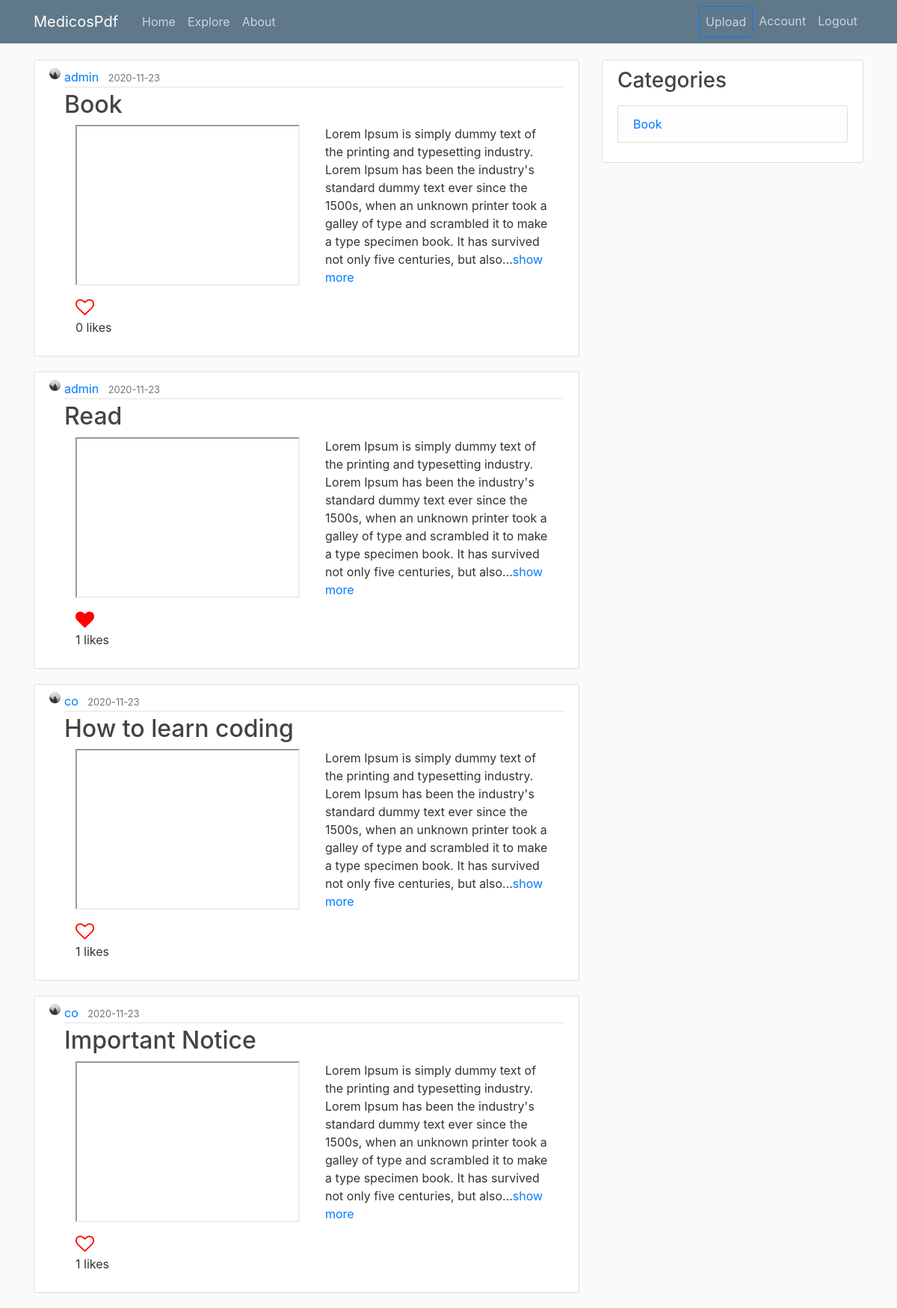
The app's page /category/Book (signed in) with its own data.
### medicospdf/models.py (models this page shows, shortened)
class Slide(db.Model):
    __searchable__  = ['title', 'description']
    id = db.Column(db.Integer, primary_key = True)
    title = db.Column(db.String(200), nullable = False)
    description = db.Column(db.Text, nullable = False)
    file = db.Column(db.String(1000), nullable = False)
    date_posted = db.Column(db.DateTime, nullable=False, default=datetime.utcnow)
    user_id = db.Column(db.Integer, db.ForeignKey('user.id'), nullable = False)
    likes = db.relationship('SlideLike', backref = 'slide', lazy = True)
    comments = db.relationship('Comment', backref = 'slide', lazy = True)
    category_id = db.Column(db.Integer, db.ForeignKey('category.id'), nullable = True)

class User(db.Model, UserMixin):
    id = db.Column(db.Integer, primary_key=True)
    username = db.Column(db.String(20), unique=True, nullable=False)
    email = db.Column(db.String(120), unique=True, nullable=False)
    image_file = db.Column(db.String(20), nullable=False, default='default.jpg')
    password = db.Column(db.String(60), nullable=False)
    is_admin = db.Column(db.Boolean, default = False)
    posts = db.relationship('Post', backref='author', lazy=True)
    slides = db.relationship('Slide', backref = 'author', lazy = True)
    liked = db.relationship('SlideLike', foreign_keys = 'SlideLike.user_id',
        backref = 'author', lazy = True)
    comments = db.relationship('Comment', backref = 'author', lazy = True)
    categories = db.relationship('Category', backref = 'author', lazy = True)
    followed = db.relationship('User', secondary = followers,
                                primaryjoin = (followers.c.follower_id == id),
                                secondaryjoin = (followers.c.followed_id == id),
                                backref = db.backref('followers', lazy = 'dynamic'),
                                lazy = 'dynamic')
    def has_liked_slide(self, slide):
        return SlideLike.query.filter(
            SlideLike.user_id == self.id,
            SlideLike.slide_id == slide.id).count()>0

class Category(db.Model):
    id = db.Column(db.Integer, primary_key = True, autoincrement = True)
    name = db.Column(db.String(200), nullable = False)
    user_id = db.Column(db.Integer, db.ForeignKey('user.id'), nullable = False)
    slides = db.relationship('Slide', backref = 'cats', lazy = True)

### medicospdf/routes.py (the view)
@app.route('/category/<name>')
def category(name):
    cats = Category.query.all()
    cat = Category.query.filter_by(name = name).first_or_404()
    return render_template('category.html', name = name, posts = cat.slides, categories = cats)

### medicospdf/models.py (called while the page is built)
@login_manager.user_loader
def load_user(user_id):
    return User.query.get(int(user_id))

### medicospdf/templates/category.html
{% extends 'layout.html' %}
{% block content %}
    {% for slide in posts %}
        <article class="media content-section">
          <img class="rounded-circle article-img" src="{{ url_for('static', filename = 'profile_pics/' + slide.author.image_file) }}">
          <div class="media-body">
            <div class="article-metadata">
              <a class="mr-2" href="{{ url_for('account', username = slide.author.username) }}">{{ slide.author.username }}</a>
              <small class="text-muted">{{ slide.date_posted.strftime('%Y-%m-%d') }}</small>
            </div>
            <h2><a class="article-title" href="{{url_for('slide', slide_id = slide.id)}}">{{ slide.title }}</a></h2>
            <div class="container">
              <div class="row">
                <div class="col">
                  <iframe name="plugin" src="{{ url_for('static', filename = 'slide_files/'+ slide.file) }}" type="application/pdf" width="300" height="215"></iframe>
                </div>
                <div class="col">
                  <p class="article-content">{{ slide.description | truncate(300)}}<a href="{{ url_for('slide', slide_id = slide.id) }}">show more</a></p>
                </div>
              </div>
              {% if current_user.has_liked_slide(slide) %}
                <a href="{{ url_for('like_action', slide_id = slide.id, action = 'unlike') }}"><i class="fa fa-heart"></i></a>
              {% else %}
                <a href="{{ url_for('like_action', slide_id = slide.id, action = 'like') }}"><i class="fa fa-heart-o"></i></a>
              {% endif %}
              <p>{{ slide.likes|count }} likes</p>
            </div>
          </div>
        </article>
    {% endfor %}{% endblock %}

### medicospdf/templates/layout.html (shortened to what this page needs)
<!DOCTYPE html>
<html>
<head>
    <link rel="stylesheet" href="https://maxcdn.bootstrapcdn.com/bootstrap/4.0.0/css/bootstrap.min.css">
    <link rel="stylesheet" type="text/css" href="{{ url_for('static', filename='main.css') }}">
    <link rel="stylesheet" href="https://cdnjs.cloudflare.com/ajax/libs/font-awesome/4.7.0/css/font-awesome.min.css">
</head>
<body>
    <header class="site-header">
      <nav class="navbar navbar-expand-md navbar-dark bg-steel fixed-top">
        <div class="container">
          <a class="navbar-brand mr-4" href="/">MedicosPdf</a>
          <div class="collapse navbar-collapse" id="navbarToggle">
            <div class="navbar-nav mr-auto">
              <a class="nav-item nav-link" href="{{ url_for('home') }}">Home</a>
              <a class = 'nav-item nav-link' href="{{ url_for('explore') }}">Explore</a>
              <a class="nav-item nav-link" href="{{ url_for('about') }}">About</a>
            </div>
            <div class="navbar-nav">
              {% if current_user.is_authenticated %}
                <a class = 'nav-item nav-link btn btn-outline-primary' href="{{ url_for('new_slide') }}">Upload</a>
                <a class = 'nav-item nav-link' href="{{ url_for('account', username = current_user.username) }}">Account</a>
                <a class = 'nav-item nav-link' href="{{ url_for('logout') }}">Logout</a>
              {% else %}
                <a class="nav-item nav-link" href="{{ url_for('login') }}">Login</a>
                <a class="nav-item nav-link" href="{{ url_for('register') }}">Register</a>
              {% endif %}
            </div>
          </div>
        </div>
      </nav>
    </header>
    <main role="main" class="container">
      <div class="row">
        <div class="col-md-8">
          {% block content %}{% endblock %}
        </div>
        {% if current_user.is_authenticated %}
          <div class="col-md-4">
            <div class="content-section">
              <h3>Categories</h3>
              <p class='text-muted'>
                <ul class="list-group">
                  {% for cat in categories %}
                    <li class="list-group-item list-group-item-light"><a href="{{ url_for('category', name = cat.name) }}">{{ cat.name }}</a></li>
                  {% endfor %}
                </ul>
              </p>
            </div>
          </div>
        {% endif %}
      </div>
    </main>
</body>
</html>

### medicospdf/static/main.css (style rules this page uses)
body { background: #fafafa; color: #333333; margin-top: 5rem; }
h1, h2, h3, h4, h5, h6 { color: #444444; }
.fa { font-size: 20px; }
.bg-steel { background-color: #5f788a; }
.site-header .navbar-nav .nav-link { color: #cbd5db; }
.content-section { background: #ffffff; padding: 10px 20px; border: 1px solid #dddddd; border-radius: 3px; margin-bottom: 20px; }
.article-title { color: #444444; }
.article-content { white-space: pre-line; }
.article-img { height: 15px; width: 15px; margin-right: 5px; }
.article-metadata { padding-bottom: 1px; margin-bottom: 4px; border-bottom: 1px solid #e3e3e3 }

### medicospdf/templates/layout.html (style rules this page uses)
.fa { font-size: 25px; cursor: pointer; user-select: none; }
.fa-heart-o { font-size: 25px; color: red; cursor: pointer; }
.fa-heart { font-size: 25px; color: red; cursor: pointer; }

### records on screen
Slide: image_file (placeholder picture), author.username "admin", date_posted "2020-11-23", title "Book", description "Lorem Ipsum is simply dummy text of the printing and typesetting industry. Lorem Ipsum has been the industry's standard dummy text ever since the 1500s, when an unknown printer took a galley of type and scrambled it to make a type specimen book. It has survived not only five centuries, but also...", likes|count "0"
Slide: image_file (placeholder picture), author.username "admin", date_posted "2020-11-23", title "Read", description "Lorem Ipsum is simply dummy text of the printing and typesetting industry. Lorem Ipsum has been the industry's standard dummy text ever since the 1500s, when an unknown printer took a galley of type and scrambled it to make a type specimen book. It has survived not only five centuries, but also...", likes|count "1"
Slide: image_file (placeholder picture), author.username "co", date_posted "2020-11-23", title "How to learn coding", description "Lorem Ipsum is simply dummy text of the printing and typesetting industry. Lorem Ipsum has been the industry's standard dummy text ever since the 1500s, when an unknown printer took a galley of type and scrambled it to make a type specimen book. It has survived not only five centuries, but also...", likes|count "1"
Slide: image_file (placeholder picture), author.username "co", date_posted "2020-11-23", title "Important Notice", description "Lorem Ipsum is simply dummy text of the printing and typesetting industry. Lorem Ipsum has been the industry's standard dummy text ever since the 1500s, when an unknown printer took a galley of type and scrambled it to make a type specimen book. It has survived not only five centuries, but also...", likes|count "1"
Category: name "Book"
